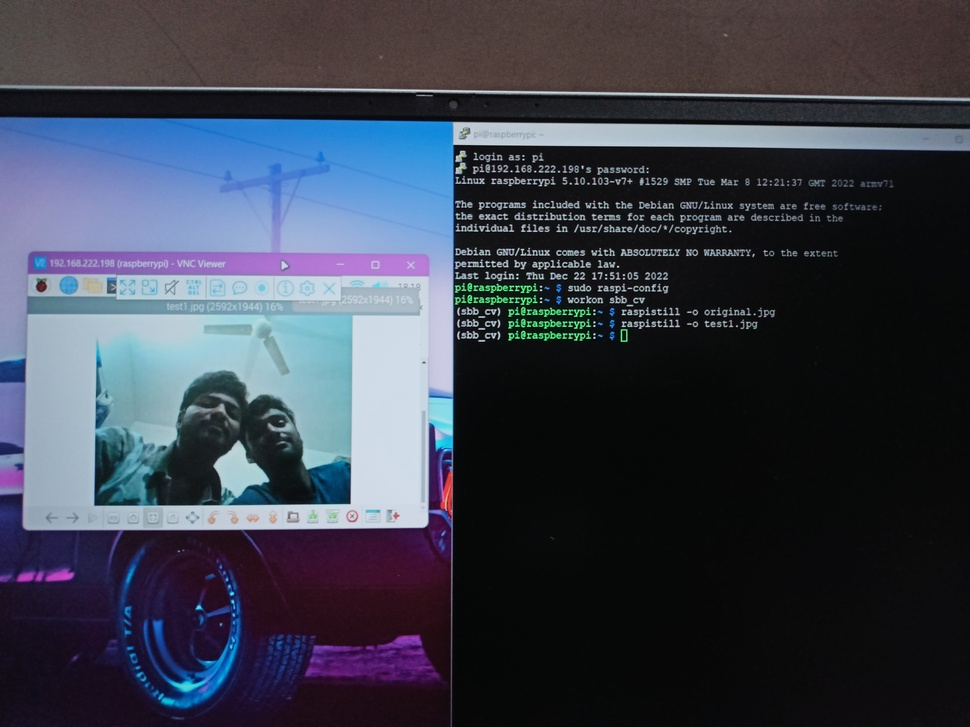
#> input picture Camera_img.jpg, 970 x 727 px, shrunk from 4624 x 3468 before the run, given in place of the camera
$ python HSV_Test.py
#> lines starting #> are read from the running program, lines starting #| are printed output that depends on the picture; after the words box and inside, x2 and y2 are one past the last pixel; in counts of white or black regions, pixels touching at a corner belong together
import cv2
import numpy as np

cap = cv2.VideoCapture(0)

while True:
    _, frame = cap.read()
#> frame is the input picture: shape (727, 970, 3); mean B, G, R 76.1, 63.1, 58.2
    hsv_frame = cv2.cvtColor(frame, cv2.COLOR_BGR2HSV)
#> hsv_frame: shape (727, 970, 3); mean H, S, V 85.9, 75.7, 79.2

    # Red color
    low_red = np.array([161, 155, 84])
    high_red = np.array([179, 255, 255])
    red_mask = cv2.inRange(hsv_frame, low_red, high_red)
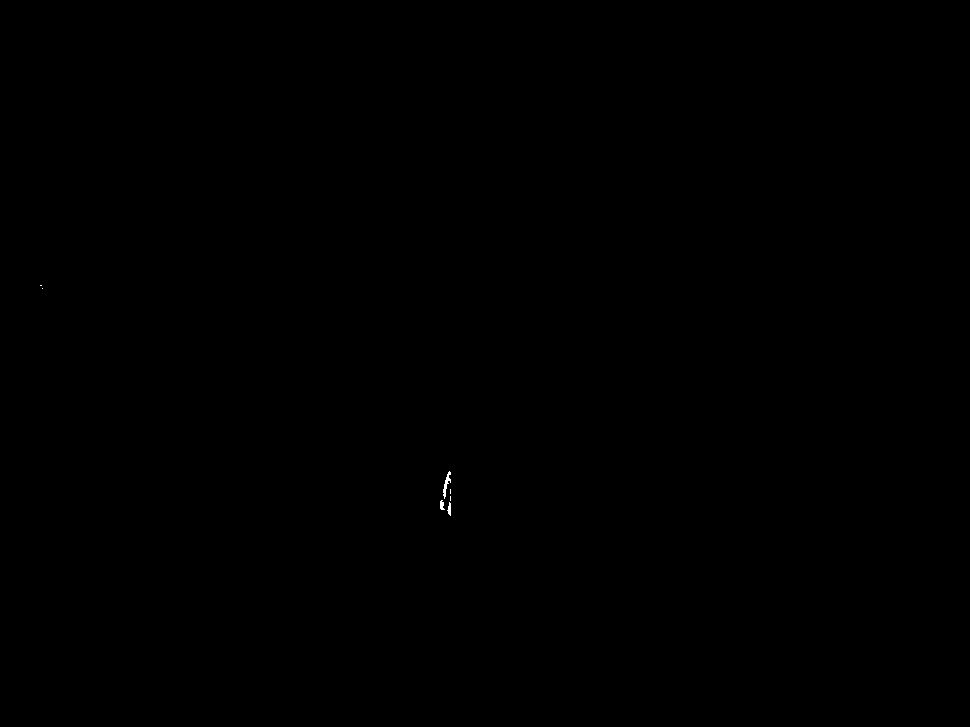
#> red_mask: shape (727, 970); 0.02% white in thin lines or dots, all inside (x1, y1, x2, y2) = (40, 285, 451, 516)
    red = cv2.bitwise_and(frame, frame, mask=red_mask)

    # Blue color
    low_blue = np.array([94, 80, 2])
    high_blue = np.array([126, 255, 255])
    blue_mask = cv2.inRange(hsv_frame, low_blue, high_blue)
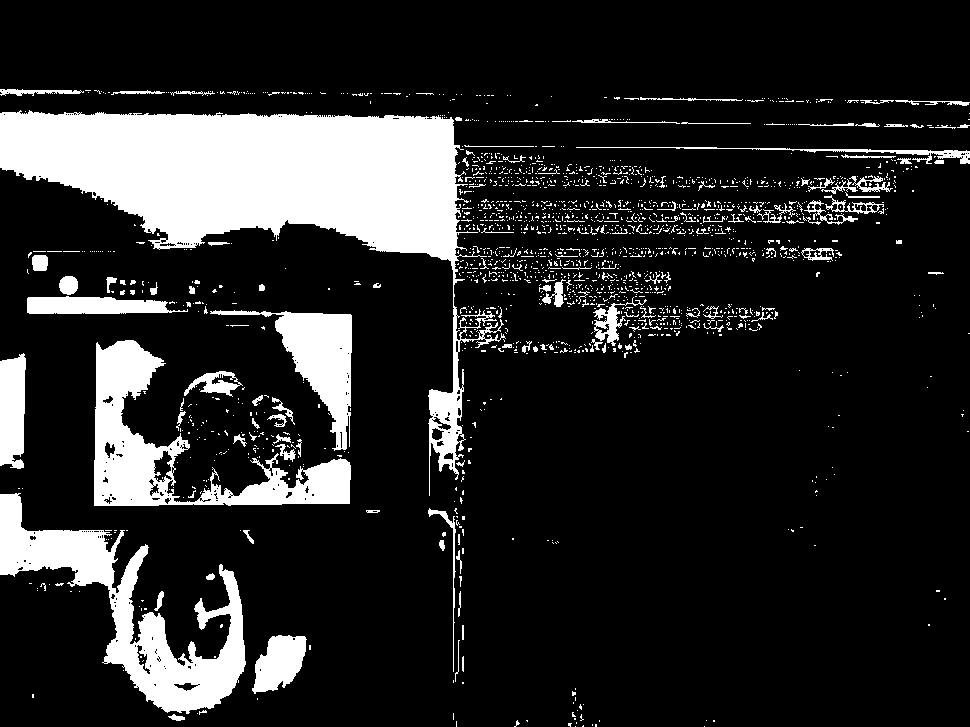
#> blue_mask: shape (727, 970); 15.9% white; 1873 white regions (1731 under 20 px), largest, box (x1, y1, x2, y2) and area: (0, 110, 506, 496) 52836, (0, 493, 246, 714) 15802, (94, 340, 351, 506) 13021
    blue = cv2.bitwise_and(frame, frame, mask=blue_mask)
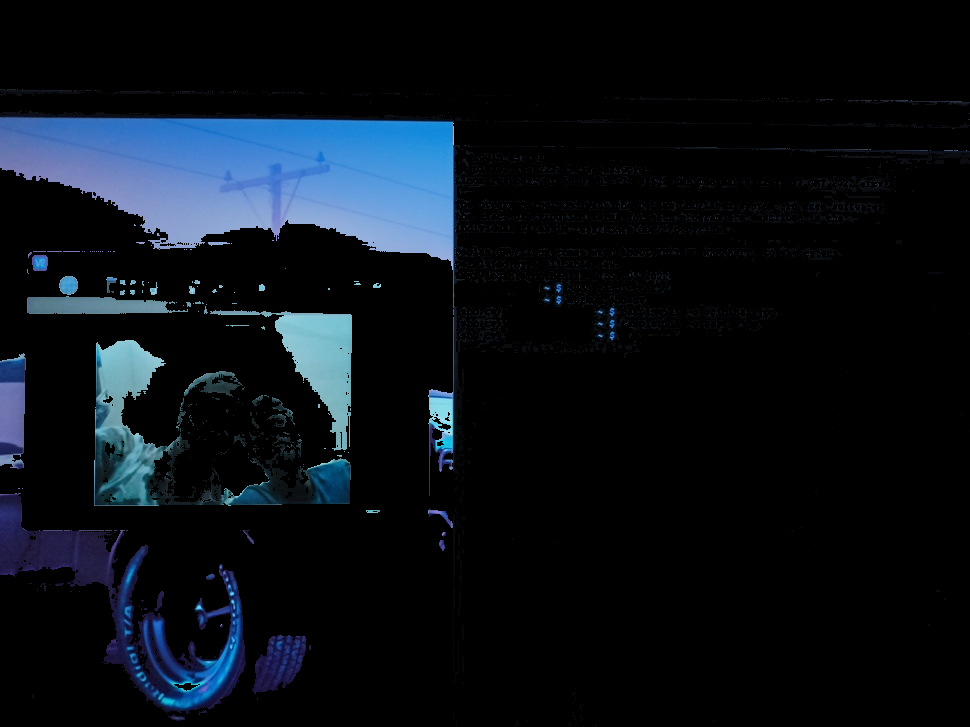
#> blue: shape (727, 970, 3); mean B, G, R 22.9, 16.1, 10.2

    # Green color
    low_green = np.array([25, 52, 72])
    high_green = np.array([102, 255, 255])
    green_mask = cv2.inRange(hsv_frame, low_green, high_green)
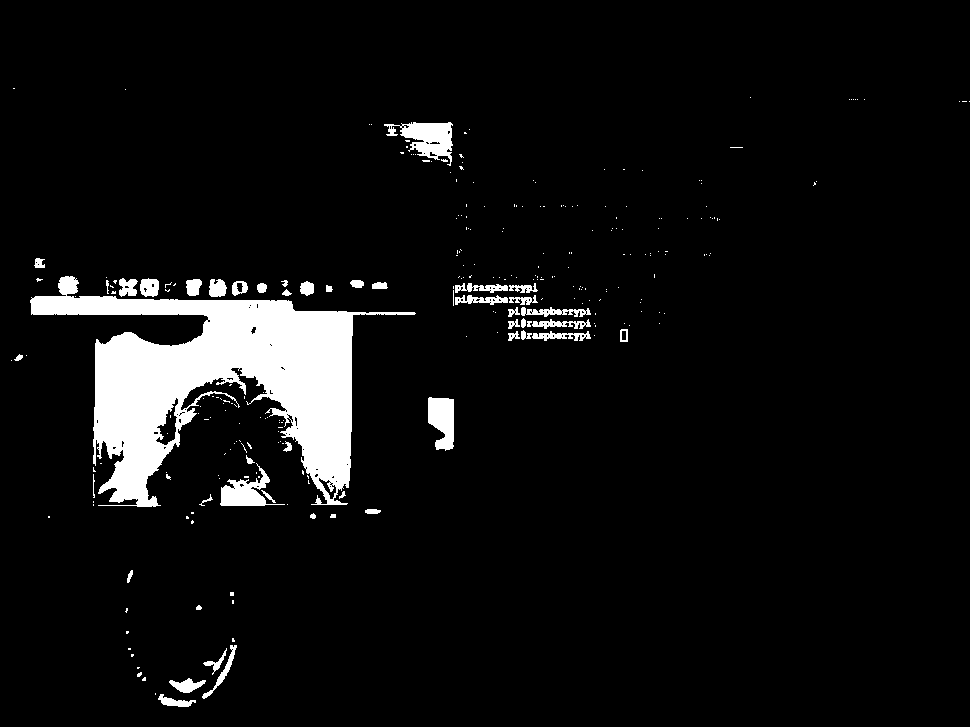
#> green_mask: shape (727, 970); 6.3% white; 282 white regions (234 under 20 px), largest, box (x1, y1, x2, y2) and area: (30, 276, 416, 507) 34340, (384, 122, 453, 166) 1478, (220, 463, 285, 506) 1087
    green = cv2.bitwise_and(frame, frame, mask=green_mask)

    # Every color except white
    low = np.array([0, 42, 0])
    high = np.array([179, 255, 255])
    mask = cv2.inRange(hsv_frame, low, high)
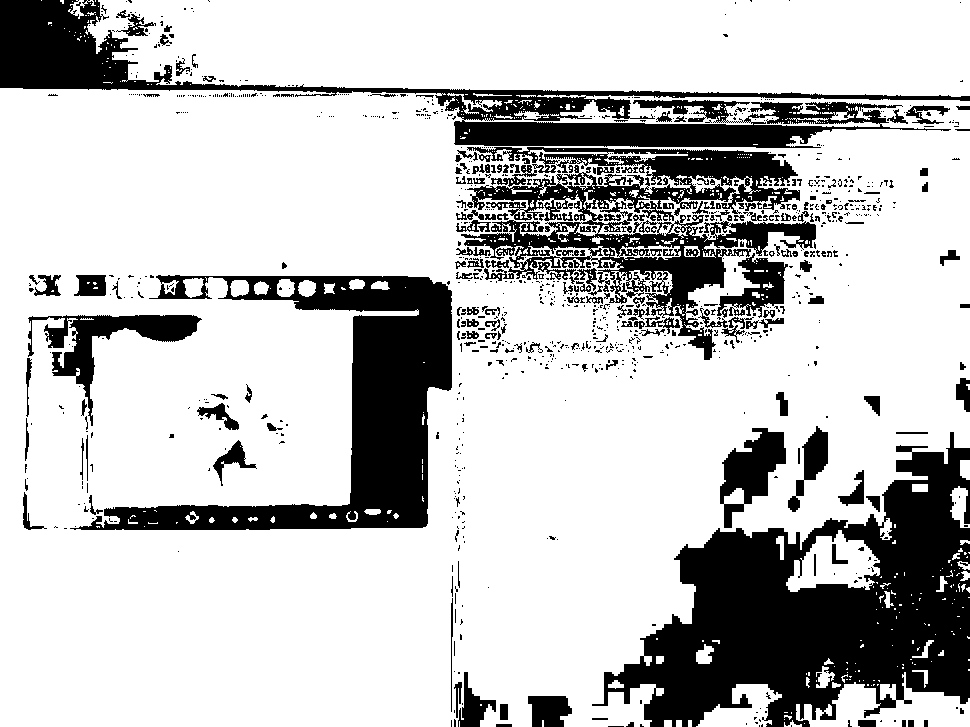
#> mask: shape (727, 970); 76.5% white; 1006 black regions (794 under 20 px), largest, box (x1, y1, x2, y2) and area: (592, 432, 970, 727) 53147, (70, 275, 452, 530) 29622, (0, 0, 970, 148) 28338
    result = cv2.bitwise_and(frame, frame, mask=mask)
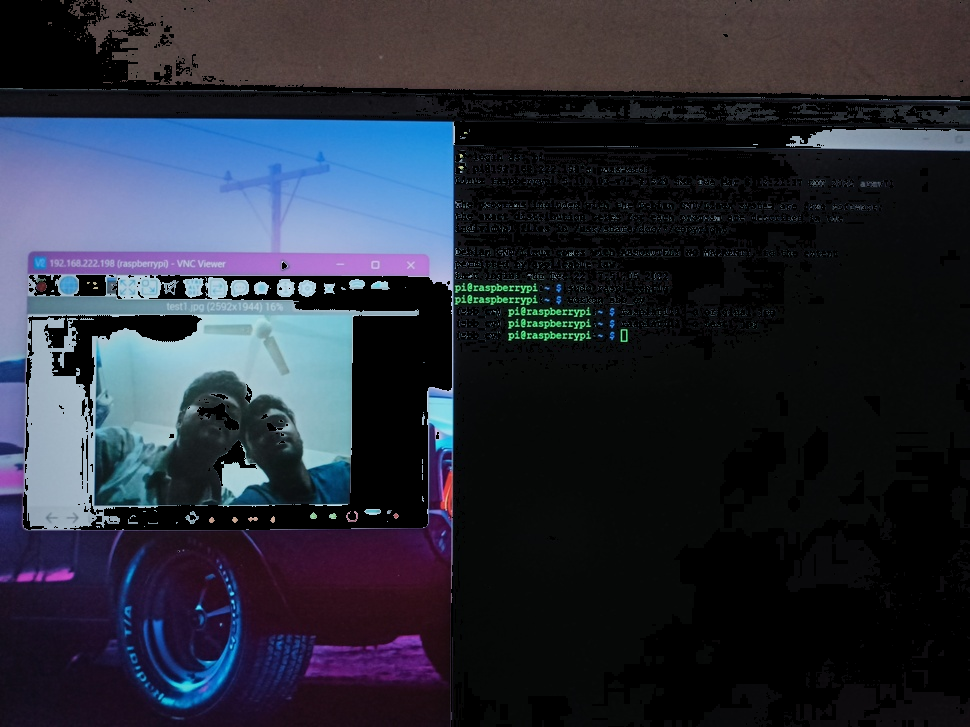
#> result: shape (727, 970, 3); mean B, G, R 56.4, 44.4, 40.4

    cv2.imshow("Frame", frame)
    cv2.imshow("Red", red)
    cv2.imshow("Blue", blue)
    cv2.imshow("Green", green)
    cv2.imshow("Result", result)

    key = cv2.waitKey(1)
#> (key Esc is pressed here)
    if key == 27:
        break

$ run again, on Detection.jpg
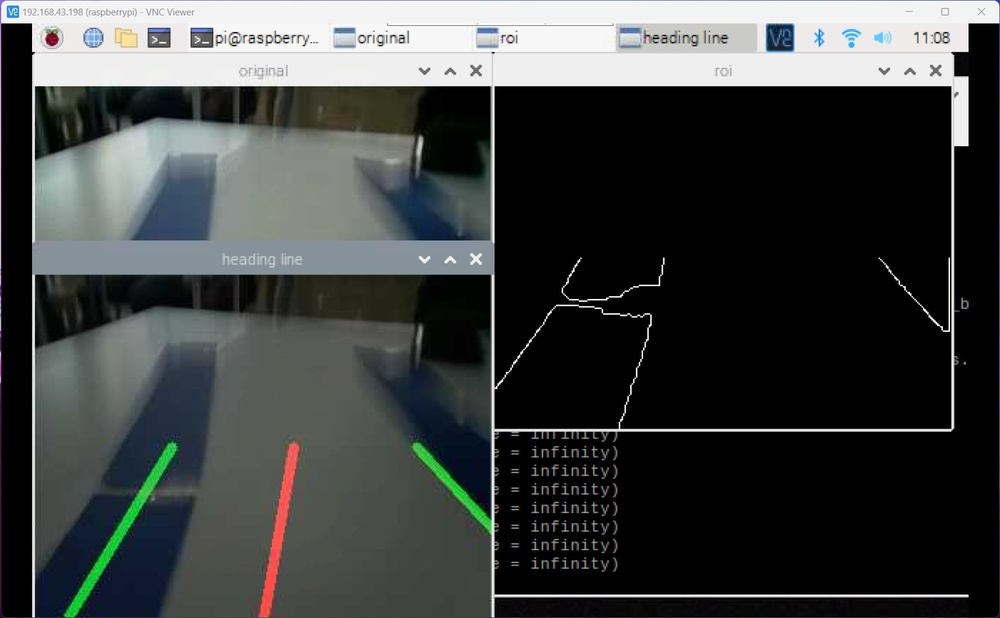
#> input picture Detection.jpg, 1000 x 618 px, shrunk from 1622 x 1002 before the run, given in place of the camera
#> frame is the input picture: shape (618, 1000, 3); mean B, G, R 65.7, 66.3, 63.2
#> hsv_frame: shape (618, 1000, 3); mean H, S, V 39.2, 34.6, 68.9
#> red_mask: shape (618, 1000); 0.04% white; 13 white regions (9 under 20 px), largest, box (x1, y1, x2, y2) and area: (46, 35, 58, 46) 83, (271, 548, 276, 560) 35, (291, 446, 296, 457) 34, (288, 480, 291, 492) 26
#> `blue_mask = cv2.inRange(hsv_frame, low_blue, high_blue)`:
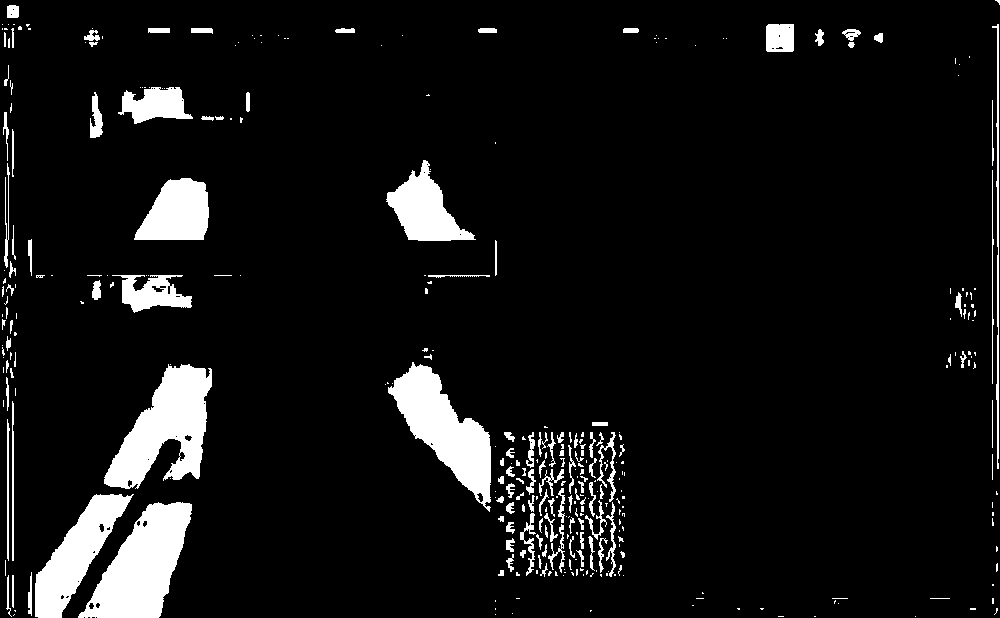
#> blue_mask: shape (618, 1000); 7.7% white; 341 white regions (213 under 20 px), largest, box (x1, y1, x2, y2) and area: (78, 502, 192, 618) 7243, (104, 364, 212, 489) 7103, (388, 362, 491, 512) 6431
#> green_mask: shape (618, 1000); 1% white; 137 white regions (116 under 20 px), largest, box (x1, y1, x2, y2) and area: (63, 440, 179, 618) 2538, (401, 435, 492, 536) 1669, (432, 177, 468, 236) 487
#> mask: shape (618, 1000); 19.9% white; 301 white regions (239 under 20 px), largest, box (x1, y1, x2, y2) and area: (35, 345, 216, 618) 26331, (280, 275, 492, 537) 21418, (247, 87, 490, 247) 16723
#> `result = cv2.bitwise_and(frame, frame, mask=mask)`:
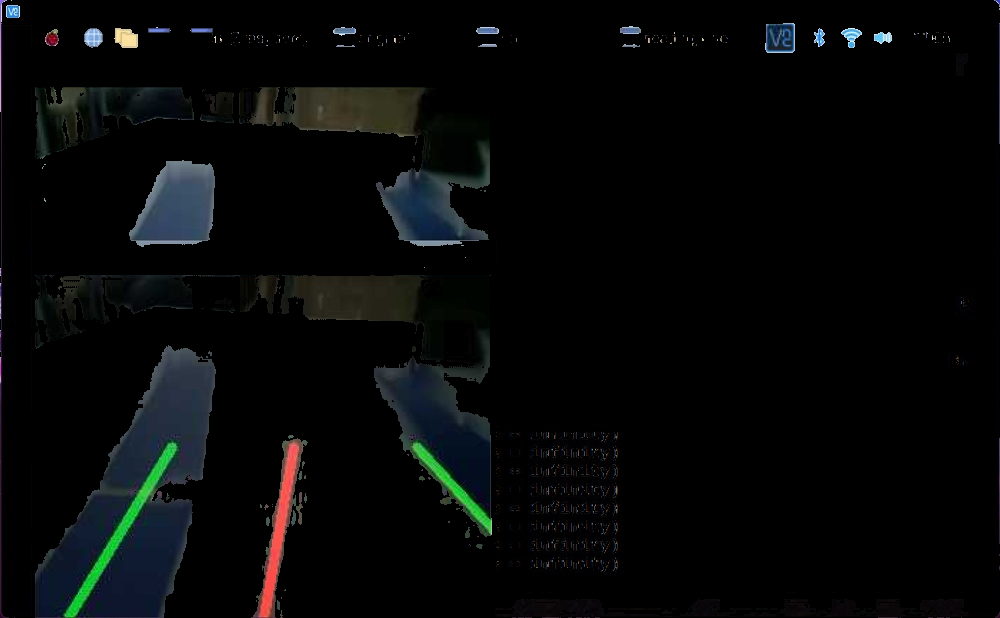
#> result: shape (618, 1000, 3); mean B, G, R 7.8, 7.6, 6.2

$ run again, on Test_Lanes.jpg
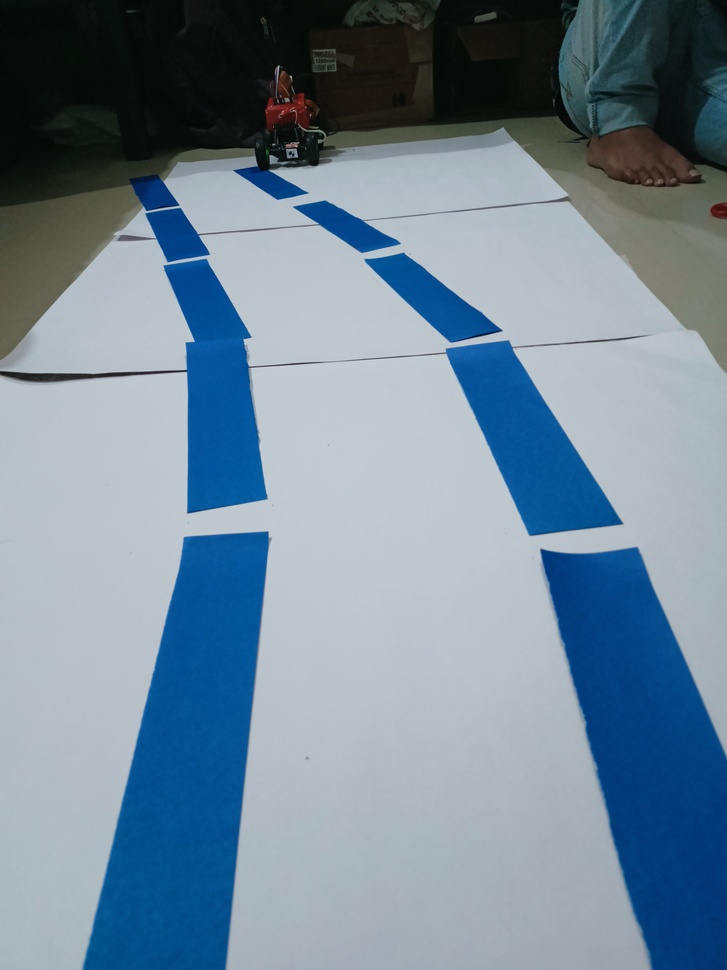
#> input picture Test_Lanes.jpg, 727 x 970 px, shrunk from 3468 x 4624 before the run, given in place of the camera
#> frame is the input picture: shape (970, 727, 3); mean B, G, R 151.6, 135.3, 114.9
#> hsv_frame: shape (970, 727, 3); mean H, S, V 94.4, 79.1, 153.1
#> red_mask: shape (970, 727); 0.01% white in thin lines or dots, all inside (x1, y1, x2, y2) = (266, 99, 303, 119)
#> `blue_mask = cv2.inRange(hsv_frame, low_blue, high_blue)`:
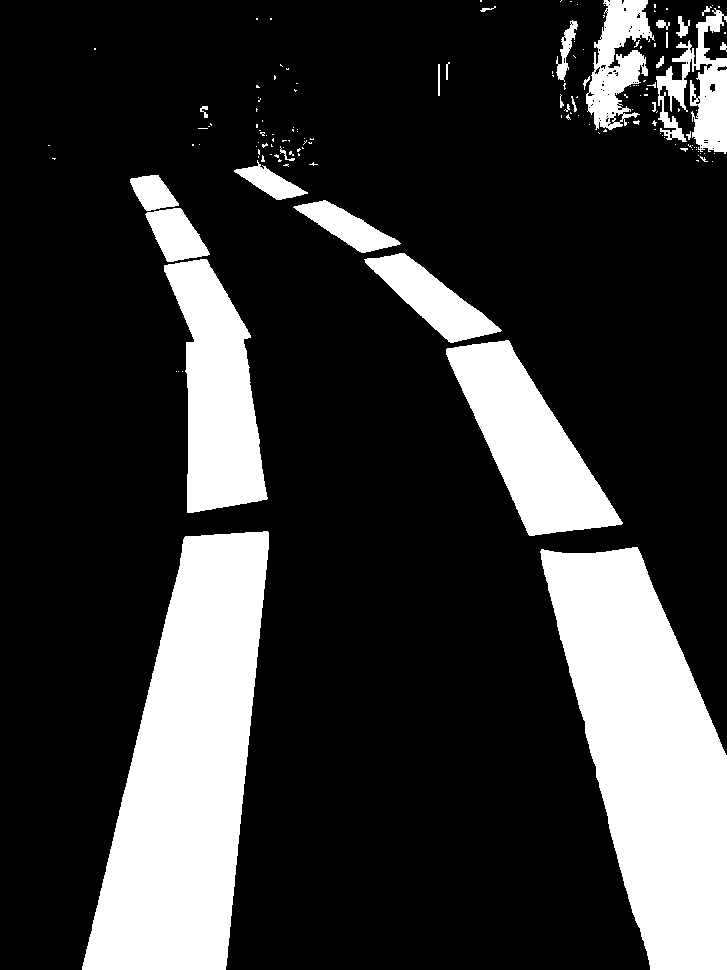
#> blue_mask: shape (970, 727); 21.4% white; 152 white regions (122 under 20 px), largest, box (x1, y1, x2, y2) and area: (82, 531, 269, 970) 49774, (540, 547, 727, 970) 46999, (446, 340, 623, 536) 15690
#> green_mask: shape (970, 727); 2.5% white; 210 white regions (188 under 20 px), largest, box (x1, y1, x2, y2) and area: (0, 187, 131, 317) 6868, (559, 0, 643, 130) 5678, (696, 72, 727, 146) 1471
#> mask: shape (970, 727); 38.3% white; 88 white regions (76 under 20 px), largest, box (x1, y1, x2, y2) and area: (0, 0, 727, 514) 147440, (81, 531, 271, 970) 50643, (539, 546, 727, 970) 47938
#> `result = cv2.bitwise_and(frame, frame, mask=mask)`:
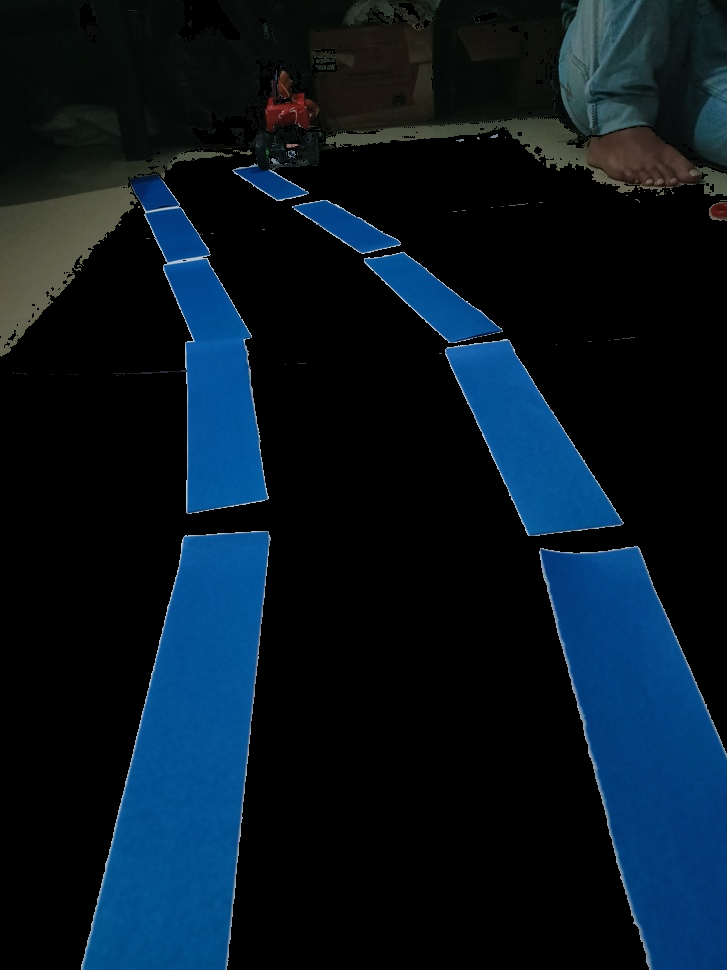
#> result: shape (970, 727, 3); mean B, G, R 34.3, 22.2, 7.4
